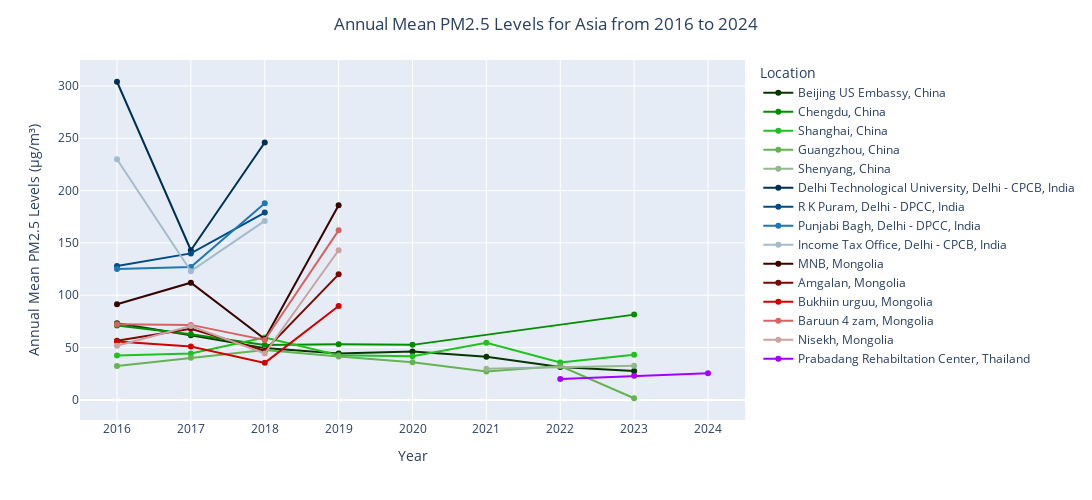

Notebook code for this chart:
### Markdown cell above
Plot a line chart of annual mean pm2.5 levels against year for the different asian countries.

### Code cell
asia_yearly_pm25_levels_df['Location and Country'] = asia_yearly_pm25_levels_df['Location Name'] + ', ' + asia_yearly_pm25_levels_df['Country']
color_map = {'Delhi Technological University, Delhi - CPCB, India': "#003052", 'R K Puram, Delhi - DPCC, India' : "#004d85", 'Income Tax Office, Delhi - CPCB, India' : "#a3bbcc", 
             'Punjabi Bagh, Delhi - DPCC, India' : '#1f77b4', 'MNB, Mongolia': "#380400", 'Amgalan, Mongolia': "#7C0703", 'Bukhiin urguu, Mongolia': "#d30000", 
             'Baruun 4 zam, Mongolia' : "#d86262", 'Nisekh, Mongolia' : "#caa2a2", 'Beijing US Embassy, China': "#073601", 'Chengdu, China': "#058d01", 'Shanghai, China': "#1fc21f", 
             'Guangzhou, China': "#65b451", 'Shenyang, China': "#95b890", 'Prabadang Rehabiltation Center, Thailand': "#A200FF"}
fig7 = px.line(asia_yearly_pm25_levels_df, x = 'Year', y = 'Annual Mean PM2.5 Levels (μg/m³)', color = 'Location and Country', markers = True, custom_data = 'Location and Country', 
               color_discrete_map = color_map, width = 1200, height = 500)
fig7.update_layout(title = {'text' : 'Annual Mean PM2.5 Levels for Asia from 2016 to 2024', 'x' : 0.5, 'xanchor' : 'center'}, xaxis_title_text = 'Year', 
                   yaxis_title_text = 'Annual Mean PM2.5 Levels (μg/m³)', legend_title_text = 'Location')
fig7.update_traces(hovertemplate = 'Year: %{x}<br>Annual Mean PM2.5 Levels (μg/m³): %{y:.1f}<br>Location: %{customdata[0]}<extra></extra>')
fig7.show()

### Figure 1 — Plotly figure (JSON) as saved in the notebook; plotly's stock layout.template omitted (floating-point values rounded to 4 significant figures)
{"data": [{"customdata": [["Beijing US Embassy, China"], ["Beijing US Embassy, China"], ["Beijing US Embassy, China"], ["Beijing US Embassy, China"], ["Beijing US Embassy, China"], ["Beijing US Embassy, China"], ["Beijing US Embassy, China"], ["Beijing US Embassy, China"]], "hovertemplate": "Year: %{x}<br>Annual Mean PM2.5 Levels (μg/m³): %{y:.1f}<br>Location: %{customdata[0]}<extra></extra>", "legendgroup": "Beijing US Embassy, China", "line": {"color": "#073601", "dash": "solid"}, "marker": {"symbol": "circle"}, "mode": "lines+markers", "name": "Beijing US Embassy, China", "orientation": "v", "showlegend": true, "type": "scatter", "x": [2016, 2017, 2018, 2019, 2020, 2021, 2022, 2023], "xaxis": "x", "y": [73.2, 61.8, 49.5, 44.4, 46.2, 41.3, 31.5, 27.6], "yaxis": "y"}, {"customdata": [["Chengdu, China"], ["Chengdu, China"], ["Chengdu, China"], ["Chengdu, China"], ["Chengdu, China"], ["Chengdu, China"]], "hovertemplate": "Year: %{x}<br>Annual Mean PM2.5 Levels (μg/m³): %{y:.1f}<br>Location: %{customdata[0]}<extra></extra>", "legendgroup": "Chengdu, China", "line": {"color": "#058d01", "dash": "solid"}, "marker": {"symbol": "circle"}, "mode": "lines+markers", "name": "Chengdu, China", "orientation": "v", "showlegend": true, "type": "scatter", "x": [2016, 2017, 2018, 2019, 2020, 2023], "xaxis": "x", "y": [71.1, 62.7, 52.5, 53.3, 52.6, 81.5], "yaxis": "y"}, {"customdata": [["Shanghai, China"], ["Shanghai, China"], ["Shanghai, China"], ["Shanghai, China"], ["Shanghai, China"], ["Shanghai, China"], ["Shanghai, China"], ["Shanghai, China"]], "hovertemplate": "Year: %{x}<br>Annual Mean PM2.5 Levels (μg/m³): %{y:.1f}<br>Location: %{customdata[0]}<extra></extra>", "legendgroup": "Shanghai, China", "line": {"color": "#1fc21f", "dash": "solid"}, "marker": {"symbol": "circle"}, "mode": "lines+markers", "name": "Shanghai, China", "orientation": "v", "showlegend": true, "type": "scatter", "x": [2016, 2017, 2018, 2019, 2020, 2021, 2022, 2023], "xaxis": "x", "y": [42.5, 44.4, 59.7, 42.6, 41.7, 54.6, 35.8, 43.2], "yaxis": "y"}, {"customdata": [["Guangzhou, China"], ["Guangzhou, China"], ["Guangzhou, China"], ["Guangzhou, China"], ["Guangzhou, China"], ["Guangzhou, China"], ["Guangzhou, China"], ["Guangzhou, China"]], "hovertemplate": "Year: %{x}<br>Annual Mean PM2.5 Levels (μg/m³): %{y:.1f}<br>Location: %{customdata[0]}<extra></extra>", "legendgroup": "Guangzhou, China", "line": {"color": "#65b451", "dash": "solid"}, "marker": {"symbol": "circle"}, "mode": "lines+markers", "name": "Guangzhou, China", "orientation": "v", "showlegend": true, "type": "scatter", "x": [2016, 2017, 2018, 2019, 2020, 2021, 2022, 2023], "xaxis": "x", "y": [32.4, 40.3, 47.6, 41.6, 36.1, 27.2, 32.3, 1.6], "yaxis": "y"}, {"customdata": [["Shenyang, China"], ["Shenyang, China"]], "hovertemplate": "Year: %{x}<br>Annual Mean PM2.5 Levels (μg/m³): %{y:.1f}<br>Location: %{customdata[0]}<extra></extra>", "legendgroup": "Shenyang, China", "line": {"color": "#95b890", "dash": "solid"}, "marker": {"symbol": "circle"}, "mode": "lines+markers", "name": "Shenyang, China", "orientation": "v", "showlegend": true, "type": "scatter", "x": [2021, 2023], "xaxis": "x", "y": [29.8, 32.6], "yaxis": "y"}, {"customdata": [["Delhi Technological University, Delhi - CPCB, India"], ["Delhi Technological University, Delhi - CPCB, India"], ["Delhi Technological University, Delhi - CPCB, India"]], "hovertemplate": "Year: %{x}<br>Annual Mean PM2.5 Levels (μg/m³): %{y:.1f}<br>Location: %{customdata[0]}<extra></extra>", "legendgroup": "Delhi Technological University, Delhi - CPCB, India", "line": {"color": "#003052", "dash": "solid"}, "marker": {"symbol": "circle"}, "mode": "lines+markers", "name": "Delhi Technological University, Delhi - CPCB, India", "orientation": "v", "showlegend": true, "type": "scatter", "x": [2016, 2017, 2018], "xaxis": "x", "y": [304, 143, 246], "yaxis": "y"}, {"customdata": [["R K Puram, Delhi - DPCC, India"], ["R K Puram, Delhi - DPCC, India"], ["R K Puram, Delhi - DPCC, India"]], "hovertemplate": "Year: %{x}<br>Annual Mean PM2.5 Levels (μg/m³): %{y:.1f}<br>Location: %{customdata[0]}<extra></extra>", "legendgroup": "R K Puram, Delhi - DPCC, India", "line": {"color": "#004d85", "dash": "solid"}, "marker": {"symbol": "circle"}, "mode": "lines+markers", "name": "R K Puram, Delhi - DPCC, India", "orientation": "v", "showlegend": true, "type": "scatter", "x": [2016, 2017, 2018], "xaxis": "x", "y": [128, 140, 179], "yaxis": "y"}, {"customdata": [["Punjabi Bagh, Delhi - DPCC, India"], ["Punjabi Bagh, Delhi - DPCC, India"], ["Punjabi Bagh, Delhi - DPCC, India"]], "hovertemplate": "Year: %{x}<br>Annual Mean PM2.5 Levels (μg/m³): %{y:.1f}<br>Location: %{customdata[0]}<extra></extra>", "legendgroup": "Punjabi Bagh, Delhi - DPCC, India", "line": {"color": "#1f77b4", "dash": "solid"}, "marker": {"symbol": "circle"}, "mode": "lines+markers", "name": "Punjabi Bagh, Delhi - DPCC, India", "orientation": "v", "showlegend": true, "type": "scatter", "x": [2016, 2017, 2018], "xaxis": "x", "y": [125, 127, 188], "yaxis": "y"}, {"customdata": [["Income Tax Office, Delhi - CPCB, India"], ["Income Tax Office, Delhi - CPCB, India"], ["Income Tax Office, Delhi - CPCB, India"]], "hovertemplate": "Year: %{x}<br>Annual Mean PM2.5 Levels (μg/m³): %{y:.1f}<br>Location: %{customdata[0]}<extra></extra>", "legendgroup": "Income Tax Office, Delhi - CPCB, India", "line": {"color": "#a3bbcc", "dash": "solid"}, "marker": {"symbol": "circle"}, "mode": "lines+markers", "name": "Income Tax Office, Delhi - CPCB, India", "orientation": "v", "showlegend": true, "type": "scatter", "x": [2016, 2017, 2018], "xaxis": "x", "y": [230, 123, 171], "yaxis": "y"}, {"customdata": [["MNB, Mongolia"], ["MNB, Mongolia"], ["MNB, Mongolia"], ["MNB, Mongolia"]], "hovertemplate": "Year: %{x}<br>Annual Mean PM2.5 Levels (μg/m³): %{y:.1f}<br>Location: %{customdata[0]}<extra></extra>", "legendgroup": "MNB, Mongolia", "line": {"color": "#380400", "dash": "solid"}, "marker": {"symbol": "circle"}, "mode": "lines+markers", "name": "MNB, Mongolia", "orientation": "v", "showlegend": true, "type": "scatter", "x": [2016, 2017, 2018, 2019], "xaxis": "x", "y": [91.4, 112, 58.2, 186], "yaxis": "y"}, {"customdata": [["Amgalan, Mongolia"], ["Amgalan, Mongolia"], ["Amgalan, Mongolia"], ["Amgalan, Mongolia"]], "hovertemplate": "Year: %{x}<br>Annual Mean PM2.5 Levels (μg/m³): %{y:.1f}<br>Location: %{customdata[0]}<extra></extra>", "legendgroup": "Amgalan, Mongolia", "line": {"color": "#7C0703", "dash": "solid"}, "marker": {"symbol": "circle"}, "mode": "lines+markers", "name": "Amgalan, Mongolia", "orientation": "v", "showlegend": true, "type": "scatter", "x": [2016, 2017, 2018, 2019], "xaxis": "x", "y": [56.5, 68, 47.1, 120], "yaxis": "y"}, {"customdata": [["Bukhiin urguu, Mongolia"], ["Bukhiin urguu, Mongolia"], ["Bukhiin urguu, Mongolia"], ["Bukhiin urguu, Mongolia"]], "hovertemplate": "Year: %{x}<br>Annual Mean PM2.5 Levels (μg/m³): %{y:.1f}<br>Location: %{customdata[0]}<extra></extra>", "legendgroup": "Bukhiin urguu, Mongolia", "line": {"color": "#d30000", "dash": "solid"}, "marker": {"symbol": "circle"}, "mode": "lines+markers", "name": "Bukhiin urguu, Mongolia", "orientation": "v", "showlegend": true, "type": "scatter", "x": [2016, 2017, 2018, 2019], "xaxis": "x", "y": [55.9, 51, 35.4, 89.8], "yaxis": "y"}, {"customdata": [["Baruun 4 zam, Mongolia"], ["Baruun 4 zam, Mongolia"], ["Baruun 4 zam, Mongolia"], ["Baruun 4 zam, Mongolia"]], "hovertemplate": "Year: %{x}<br>Annual Mean PM2.5 Levels (μg/m³): %{y:.1f}<br>Location: %{customdata[0]}<extra></extra>", "legendgroup": "Baruun 4 zam, Mongolia", "line": {"color": "#d86262", "dash": "solid"}, "marker": {"symbol": "circle"}, "mode": "lines+markers", "name": "Baruun 4 zam, Mongolia", "orientation": "v", "showlegend": true, "type": "scatter", "x": [2016, 2017, 2018, 2019], "xaxis": "x", "y": [72.3, 71.7, 57.3, 162], "yaxis": "y"}, {"customdata": [["Nisekh, Mongolia"], ["Nisekh, Mongolia"], ["Nisekh, Mongolia"], ["Nisekh, Mongolia"]], "hovertemplate": "Year: %{x}<br>Annual Mean PM2.5 Levels (μg/m³): %{y:.1f}<br>Location: %{customdata[0]}<extra></extra>", "legendgroup": "Nisekh, Mongolia", "line": {"color": "#caa2a2", "dash": "solid"}, "marker": {"symbol": "circle"}, "mode": "lines+markers", "name": "Nisekh, Mongolia", "orientation": "v", "showlegend": true, "type": "scatter", "x": [2016, 2017, 2018, 2019], "xaxis": "x", "y": [51.8, 70.6, 44.3, 143], "yaxis": "y"}, {"customdata": [["Prabadang Rehabiltation Center, Thailand"], ["Prabadang Rehabiltation Center, Thailand"], ["Prabadang Rehabiltation Center, Thailand"]], "hovertemplate": "Year: %{x}<br>Annual Mean PM2.5 Levels (μg/m³): %{y:.1f}<br>Location: %{customdata[0]}<extra></extra>", "legendgroup": "Prabadang Rehabiltation Center, Thailand", "line": {"color": "#A200FF", "dash": "solid"}, "marker": {"symbol": "circle"}, "mode": "lines+markers", "name": "Prabadang Rehabiltation Center, Thailand", "orientation": "v", "showlegend": true, "type": "scatter", "x": [2022, 2023, 2024], "xaxis": "x", "y": [20, 23, 25.5], "yaxis": "y"}], "layout": {"height": 500, "legend": {"title": {"text": "Location"}, "tracegroupgap": 0}, "margin": {"t": 60}, "title": {"text": "Annual Mean PM2.5 Levels for Asia from 2016 to 2024", "x": 0.5, "xanchor": "center"}, "width": 1200, "xaxis": {"anchor": "y", "domain": [0, 1], "title": {"text": "Year"}}, "yaxis": {"anchor": "x", "domain": [0, 1], "title": {"text": "Annual Mean PM2.5 Levels (μg/m³)"}}}}
